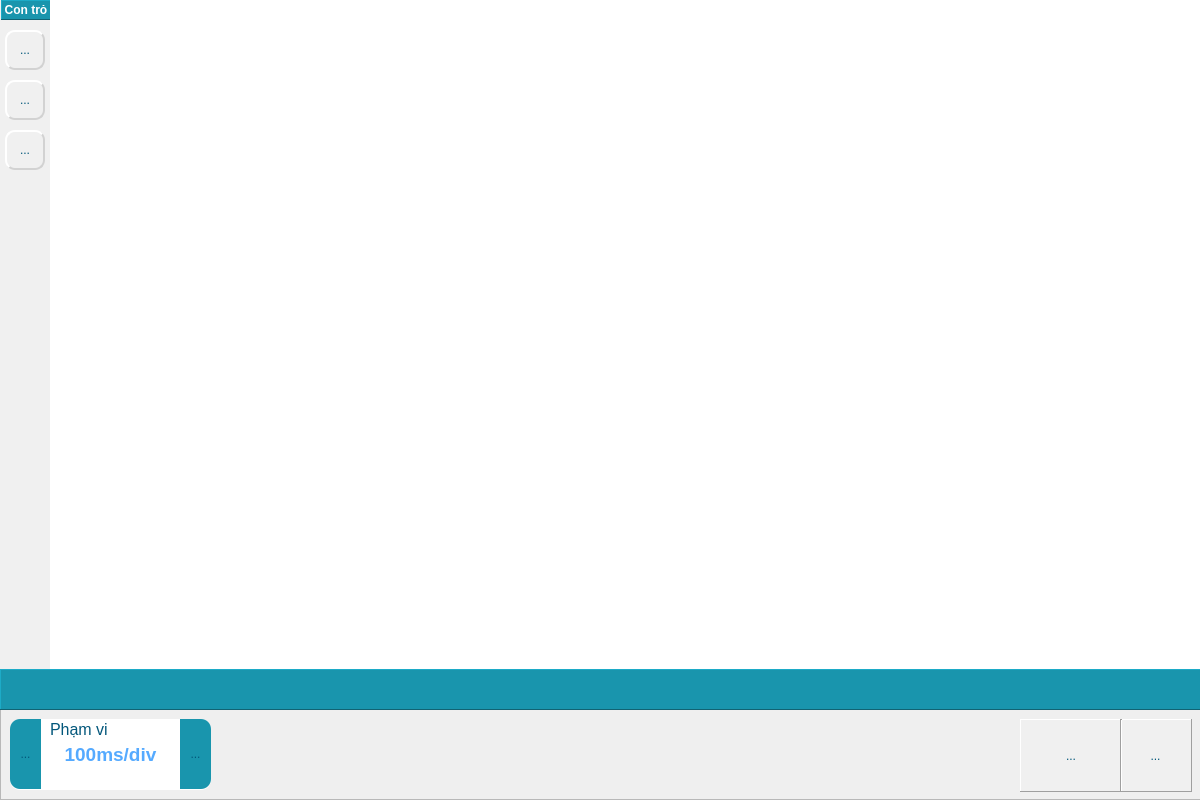
<?xml version="1.0" encoding="UTF-8"?>
<ui version="4.0">
 <class>FrmSensorOscillo</class>
 <widget class="QMainWindow" name="FrmSensorOscillo">
  <property name="geometry">
   <rect>
    <x>0</x>
    <y>0</y>
    <width>1200</width>
    <height>800</height>
   </rect>
  </property>
  <property name="windowTitle">
   <string>MainWindow</string>
  </property>
  <widget class="QWidget" name="centralwidget">
   <widget class="QFrame" name="frame_toolTrack">
    <property name="geometry">
     <rect>
      <x>0</x>
      <y>0</y>
      <width>51</width>
      <height>670</height>
     </rect>
    </property>
    <property name="styleSheet">
     <string notr="true">background-color: rgb(240, 240, 240);</string>
    </property>
    <property name="frameShape">
     <enum>QFrame::NoFrame</enum>
    </property>
    <property name="frameShadow">
     <enum>QFrame::Raised</enum>
    </property>
    <widget class="QToolButton" name="toolButton_toolCrosshair">
     <property name="geometry">
      <rect>
       <x>5</x>
       <y>30</y>
       <width>40</width>
       <height>40</height>
      </rect>
     </property>
     <property name="toolTip">
      <string>Con trỏ chữ thập</string>
     </property>
     <property name="styleSheet">
      <string notr="true">QToolButton{
color: rgb(2, 87, 122);
background-color: rgb(240, 240, 240);
border-color: rgb(210, 210, 210);
border-style: outset;
border-width: 2px;
border-radius: 10px;
}
QToolButton:hover{
border-width: 0px;
background-color: rgb(25, 149, 173);
color: rgb(255, 255, 255);
}</string>
     </property>
     <property name="text">
      <string>...</string>
     </property>
     <property name="icon">
      <iconset resource="../chart.qrc">
       <normaloff>:/icon/chart/iconChartCrosshair_Off.jpg</normaloff>
       <activeoff>:/icon/chart/iconChartCrosshair_On.jpg</activeoff>:/icon/chart/iconChartCrosshair_Off.jpg</iconset>
     </property>
     <property name="iconSize">
      <size>
       <width>30</width>
       <height>30</height>
      </size>
     </property>
     <property name="autoRaise">
      <bool>true</bool>
     </property>
    </widget>
    <widget class="QToolButton" name="toolButton_toolCallout">
     <property name="geometry">
      <rect>
       <x>5</x>
       <y>80</y>
       <width>40</width>
       <height>40</height>
      </rect>
     </property>
     <property name="toolTip">
      <string>Bắt điểm trên đường đồ thị</string>
     </property>
     <property name="styleSheet">
      <string notr="true">QToolButton{
color: rgb(2, 87, 122);
background-color: rgb(240, 240, 240);
border-color: rgb(210, 210, 210);
border-style: outset;
border-width: 2px;
border-radius: 10px;
}
QToolButton:hover{
border-width: 0px;
background-color: rgb(25, 149, 173);
color: rgb(255, 255, 255);
}</string>
     </property>
     <property name="text">
      <string>...</string>
     </property>
     <property name="icon">
      <iconset resource="../chart.qrc">
       <normaloff>:/icon/chart/iconChartCallout_Off.jpg</normaloff>
       <activeoff>:/icon/chart/iconChartCallout_On.jpg</activeoff>:/icon/chart/iconChartCallout_Off.jpg</iconset>
     </property>
     <property name="iconSize">
      <size>
       <width>30</width>
       <height>30</height>
      </size>
     </property>
     <property name="autoRaise">
      <bool>true</bool>
     </property>
    </widget>
    <widget class="QLabel" name="label_6">
     <property name="geometry">
      <rect>
       <x>1</x>
       <y>0</y>
       <width>50</width>
       <height>20</height>
      </rect>
     </property>
     <property name="font">
      <font>
       <bold>true</bold>
      </font>
     </property>
     <property name="styleSheet">
      <string notr="true">color: rgb(255, 255, 255);
background-color: rgb(25, 149, 173);</string>
     </property>
     <property name="frameShape">
      <enum>QFrame::Panel</enum>
     </property>
     <property name="frameShadow">
      <enum>QFrame::Raised</enum>
     </property>
     <property name="text">
      <string>Con trỏ</string>
     </property>
     <property name="alignment">
      <set>Qt::AlignCenter</set>
     </property>
    </widget>
    <widget class="QToolButton" name="toolButton_toolHideSeries">
     <property name="geometry">
      <rect>
       <x>5</x>
       <y>130</y>
       <width>40</width>
       <height>40</height>
      </rect>
     </property>
     <property name="toolTip">
      <string>Ẩn hiện đồ thị</string>
     </property>
     <property name="styleSheet">
      <string notr="true">QToolButton{
color: rgb(2, 87, 122);
background-color: rgb(240, 240, 240);
border-color: rgb(210, 210, 210);
border-style: outset;
border-width: 2px;
border-radius: 10px;
}
QToolButton:hover{
border-width: 0px;
background-color: rgb(25, 149, 173);
color: rgb(255, 255, 255);
}</string>
     </property>
     <property name="text">
      <string>...</string>
     </property>
     <property name="icon">
      <iconset resource="../chart.qrc">
       <normaloff>:/icon/chart/iconSeriesCheck_Off.jpg</normaloff>
       <activeoff>:/icon/chart/iconSeriesCheck_On.jpg</activeoff>:/icon/chart/iconSeriesCheck_Off.jpg</iconset>
     </property>
     <property name="iconSize">
      <size>
       <width>30</width>
       <height>30</height>
      </size>
     </property>
     <property name="autoRaise">
      <bool>true</bool>
     </property>
    </widget>
   </widget>
   <widget class="QGraphicsView" name="graphicsViewChart">
    <property name="geometry">
     <rect>
      <x>50</x>
      <y>0</y>
      <width>1151</width>
      <height>670</height>
     </rect>
    </property>
    <property name="styleSheet">
     <string notr="true">background-color: rgb(255, 255, 255);</string>
    </property>
    <property name="frameShape">
     <enum>QFrame::NoFrame</enum>
    </property>
    <property name="frameShadow">
     <enum>QFrame::Raised</enum>
    </property>
   </widget>
   <widget class="QFrame" name="frame_Control">
    <property name="geometry">
     <rect>
      <x>0</x>
      <y>669</y>
      <width>1201</width>
      <height>131</height>
     </rect>
    </property>
    <property name="frameShape">
     <enum>QFrame::StyledPanel</enum>
    </property>
    <property name="frameShadow">
     <enum>QFrame::Raised</enum>
    </property>
    <widget class="QFrame" name="frame_scope">
     <property name="geometry">
      <rect>
       <x>10</x>
       <y>50</y>
       <width>201</width>
       <height>71</height>
      </rect>
     </property>
     <property name="styleSheet">
      <string notr="true">QFrame{
background-color: rgb(250, 255, 255);
background-color: rgb(255, 255, 255);
border: none;
border-style: outset;
border-width: 0px;
border-radius: 10px;
}
</string>
     </property>
     <property name="frameShape">
      <enum>QFrame::Panel</enum>
     </property>
     <property name="frameShadow">
      <enum>QFrame::Raised</enum>
     </property>
     <widget class="QToolButton" name="toolButton_plus">
      <property name="geometry">
       <rect>
        <x>170</x>
        <y>0</y>
        <width>31</width>
        <height>70</height>
       </rect>
      </property>
      <property name="toolTip">
       <string>Xóa thiết bị</string>
      </property>
      <property name="styleSheet">
       <string notr="true">QToolButton#toolButton_plus{
color: rgb(2, 87, 122);
background-color: rgb(25, 149, 173);
border: none;
border-style: outset;
border-width: 0px;
border-top-right-radius: 10px;
border-bottom-right-radius: 10px;
}
QToolButton#toolButton_plus:hover{
background-color: rgb(25, 149, 173);
background-color: rgb(25, 149, 190);
color: rgb(255, 255, 255);
}</string>
      </property>
      <property name="text">
       <string>...</string>
      </property>
      <property name="icon">
       <iconset resource="../chart.qrc">
        <normaloff>:/icon/chart/iconChartPlus_On.jpg</normaloff>:/icon/chart/iconChartPlus_On.jpg</iconset>
      </property>
      <property name="iconSize">
       <size>
        <width>20</width>
        <height>20</height>
       </size>
      </property>
      <property name="autoRaise">
       <bool>true</bool>
      </property>
     </widget>
     <widget class="QToolButton" name="toolButton_minus">
      <property name="geometry">
       <rect>
        <x>0</x>
        <y>0</y>
        <width>31</width>
        <height>70</height>
       </rect>
      </property>
      <property name="toolTip">
       <string>Xóa thiết bị</string>
      </property>
      <property name="styleSheet">
       <string notr="true">QToolButton#toolButton_minus{
color: rgb(2, 87, 122);
background-color: rgb(25, 149, 173);
border: none;
border-style: outset;
border-width: 0px;
border-top-left-radius: 10px;
border-bottom-left-radius: 10px;
}
QToolButton#toolButton_minus:hover{
background-color: rgb(25, 149, 173);
background-color: rgb(25, 149, 190);
color: rgb(255, 255, 255);
}</string>
      </property>
      <property name="text">
       <string>...</string>
      </property>
      <property name="icon">
       <iconset resource="../chart.qrc">
        <normaloff>:/icon/chart/iconChartMinus_On.jpg</normaloff>:/icon/chart/iconChartMinus_On.jpg</iconset>
      </property>
      <property name="iconSize">
       <size>
        <width>20</width>
        <height>20</height>
       </size>
      </property>
      <property name="autoRaise">
       <bool>true</bool>
      </property>
     </widget>
     <widget class="QLabel" name="label_2">
      <property name="geometry">
       <rect>
        <x>40</x>
        <y>0</y>
        <width>61</width>
        <height>21</height>
       </rect>
      </property>
      <property name="font">
       <font>
        <pointsize>12</pointsize>
       </font>
      </property>
      <property name="styleSheet">
       <string notr="true">color: rgb(3, 87, 123);</string>
      </property>
      <property name="text">
       <string>Phạm vi</string>
      </property>
     </widget>
     <widget class="QLabel" name="label_scope">
      <property name="geometry">
       <rect>
        <x>40</x>
        <y>20</y>
        <width>121</width>
        <height>31</height>
       </rect>
      </property>
      <property name="font">
       <font>
        <pointsize>14</pointsize>
        <bold>true</bold>
       </font>
      </property>
      <property name="styleSheet">
       <string notr="true">color: rgb(85, 170, 255);
</string>
      </property>
      <property name="text">
       <string>100ms/div</string>
      </property>
      <property name="alignment">
       <set>Qt::AlignCenter</set>
      </property>
     </widget>
    </widget>
    <widget class="QFrame" name="frame_play">
     <property name="geometry">
      <rect>
       <x>1020</x>
       <y>50</y>
       <width>172</width>
       <height>73</height>
      </rect>
     </property>
     <property name="styleSheet">
      <string notr="true"/>
     </property>
     <property name="frameShape">
      <enum>QFrame::Panel</enum>
     </property>
     <property name="frameShadow">
      <enum>QFrame::Raised</enum>
     </property>
     <widget class="QToolButton" name="toolButton_toolPause">
      <property name="geometry">
       <rect>
        <x>1</x>
        <y>1</y>
        <width>100</width>
        <height>71</height>
       </rect>
      </property>
      <property name="toolTip">
       <string>Dừng lại (Esc)</string>
      </property>
      <property name="styleSheet">
       <string notr="true">QToolButton{
color: rgb(2, 87, 122);
background-color: rgb(240, 240, 240);
border: none;
border-style: outset;
border-width: 0px;
border-radius: 0px;
}
QToolButton:hover{
background-color: rgb(25, 149, 173);
color: rgb(255, 255, 255);
}</string>
      </property>
      <property name="text">
       <string>...</string>
      </property>
      <property name="icon">
       <iconset resource="../chart.qrc">
        <normaloff>:/icon/chart/iconChartPause_Off.jpg</normaloff>
        <activeoff>:/icon/chart/iconChartPause_On.jpg</activeoff>:/icon/chart/iconChartPause_Off.jpg</iconset>
      </property>
      <property name="iconSize">
       <size>
        <width>80</width>
        <height>80</height>
       </size>
      </property>
      <property name="shortcut">
       <string>Esc</string>
      </property>
      <property name="autoRaise">
       <bool>true</bool>
      </property>
     </widget>
     <widget class="QToolButton" name="toolButton_toolPlay">
      <property name="geometry">
       <rect>
        <x>1</x>
        <y>1</y>
        <width>100</width>
        <height>71</height>
       </rect>
      </property>
      <property name="toolTip">
       <string>Bắt đầu (F1)</string>
      </property>
      <property name="styleSheet">
       <string notr="true">QToolButton{
color: rgb(2, 87, 122);
background-color: rgb(240, 240, 240);
border: none;
border-style: outset;
border-width: 0px;
border-radius: 0px;
}
QToolButton:hover{
background-color: rgb(25, 149, 173);
color: rgb(255, 255, 255);
}</string>
      </property>
      <property name="text">
       <string>...</string>
      </property>
      <property name="icon">
       <iconset resource="../chart.qrc">
        <normaloff>:/icon/chart/iconChartPlay_Off.jpg</normaloff>
        <activeoff>:/icon/chart/iconChartPlay_On.jpg</activeoff>:/icon/chart/iconChartPlay_Off.jpg</iconset>
      </property>
      <property name="iconSize">
       <size>
        <width>80</width>
        <height>80</height>
       </size>
      </property>
      <property name="shortcut">
       <string>F1</string>
      </property>
      <property name="autoRaise">
       <bool>true</bool>
      </property>
     </widget>
     <widget class="QToolButton" name="toolButton_toolClear">
      <property name="geometry">
       <rect>
        <x>100</x>
        <y>1</y>
        <width>71</width>
        <height>71</height>
       </rect>
      </property>
      <property name="toolTip">
       <string>Xóa đồ thị</string>
      </property>
      <property name="styleSheet">
       <string notr="true">QToolButton{
color: rgb(2, 87, 122);
background-color: rgb(240, 240, 240);
border: none;
border-style: outset;
border-width: 0px;
border-radius: 0px;
}
QToolButton:hover{
background-color: rgb(25, 149, 173);
color: rgb(255, 255, 255);
}</string>
      </property>
      <property name="text">
       <string>...</string>
      </property>
      <property name="icon">
       <iconset resource="../chart.qrc">
        <normaloff>:/icon/chart/iconChartClear_Off.jpg</normaloff>
        <activeoff>:/icon/chart/iconChartClear_On.jpg</activeoff>:/icon/chart/iconChartClear_Off.jpg</iconset>
      </property>
      <property name="iconSize">
       <size>
        <width>40</width>
        <height>40</height>
       </size>
      </property>
      <property name="autoRaise">
       <bool>true</bool>
      </property>
     </widget>
     <widget class="Line" name="line_4">
      <property name="geometry">
       <rect>
        <x>100</x>
        <y>0</y>
        <width>3</width>
        <height>73</height>
       </rect>
      </property>
      <property name="orientation">
       <enum>Qt::Vertical</enum>
      </property>
     </widget>
    </widget>
    <widget class="QFrame" name="frame_toolSetup">
     <property name="geometry">
      <rect>
       <x>0</x>
       <y>0</y>
       <width>1201</width>
       <height>41</height>
      </rect>
     </property>
     <property name="styleSheet">
      <string notr="true">QFrame#frame_toolSetup{
	background-color: rgb(25, 149, 173);
    /*background-color: rgb(3, 87, 123);;*/
}</string>
     </property>
     <property name="frameShape">
      <enum>QFrame::Panel</enum>
     </property>
     <property name="frameShadow">
      <enum>QFrame::Raised</enum>
     </property>
    </widget>
   </widget>
  </widget>
 </widget>
 <resources>
  <include location="../chart.qrc"/>
 </resources>
 <connections/>
</ui>
